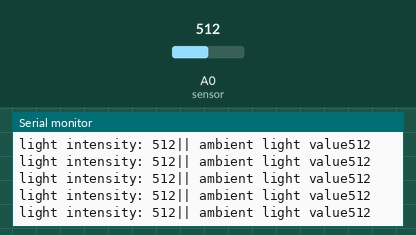
Recording of a sketch running on a simulated Arduino Uno, built with avr-gcc and run on an emulated ATmega328P. Parts: the last lines printed to the serial monitor. The inputs (shaded band) are chosen by the test bench; at power-on: A0 (sensor) = 512.

Above: at 2.9 s.
3.0 s: A0 (sensor) set to 107
At 3.06 s:
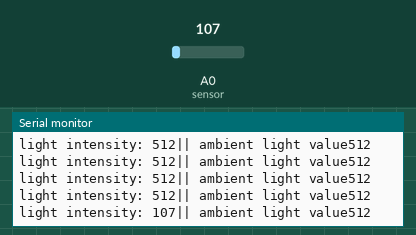
6.0 s: A0 (sensor) set to 93
At 6.09 s:
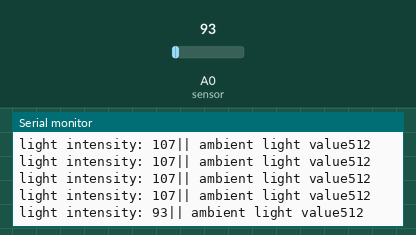
Timing chart, 0 to 9.0 s (numbered marks = the images above; inputs shaded):
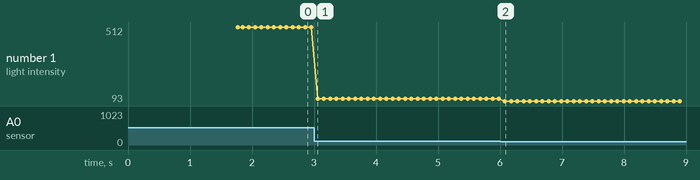

Measured:
- after the input at 3.0 s, the serial monitor: prints a new line after 0.06 s (image 1)
- after the input at 6.0 s, the serial monitor: prints a new line after 0.08 s (image 2)
- plotted number 1: 512 → 107 after the input at 3.0 s, 107 → 93 after the input at 6.0 s

The sketch:

task_1_1_2.ino
```cpp
int sensor = A0;                          // sensor connected here
// int led = LED_BUILTIN;                    // for feedback
int ldr_val;                                  // value to be read by the sensor pin
int amb =0;


int ambient_light()
{
  double net_light = 0;
  for(int i =0; i<100; i++)
  {
    Serial.println("calibrating....");
    net_light += analogRead(sensor);
  }
  return net_light/100;
}
void setup() {
  // put your setup code here, to run once:
  pinMode(sensor, INPUT);
  // pinMode(led,OUTPUT);
  Serial.begin(9600);
  amb = ambient_light();
}

void loop() {
  // put your main code here, to run repeatedly:
  ldr_val = analogRead(sensor);
  Serial.print("light intensity: ");
  Serial.print(ldr_val);
  Serial.print( "|| ambient light value");
  Serial.println(amb);

  delay(100);
}
```
